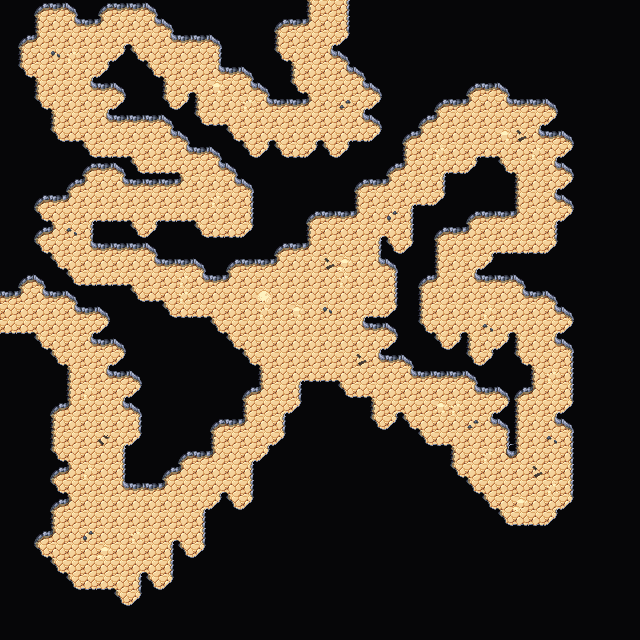

A 2D game scene composited from a Tiled map and its tileset images. What follows is a short description and the map's XML, with each tile layer's data collapsed to a summary:
An orthogonal 40x40 tile map with 16x16 px tiles, 4 tile layers (Collision, Background, Walls, Clutter), 2 tilesets and 2 objects.

<map version="1.5" tiledversion="1.7.2" orientation="orthogonal" renderorder="right-down" width="40" height="40" tilewidth="16" tileheight="16" infinite="0" nextlayerid="7" nextobjectid="62">
 <editorsettings>
  <export target="wastetown..tmx" format="tmx" />
 </editorsettings>
 <tileset firstgid="1" source="../../../tileset/main.tsx" />
 <tileset firstgid="3477" source="../../../tileset/buildings.tsx" />
 <layer id="6" name="Collision" width="40" height="40">
  <data>[1600 cells, 0 non-empty, 0 distinct tile ids]</data>
 </layer>
 <layer id="1" name="Background" width="40" height="40">
  <data>[1600 cells, 1600 non-empty, 1 distinct tile ids]</data>
 </layer>
 <layer id="2" name="Walls" width="40" height="40">
  <data>[1600 cells, 1299 non-empty, 17 distinct tile ids]</data>
 </layer>
 <layer id="3" name="Clutter" width="40" height="40">
  <properties>
   <property name="spriteLayer" type="bool" value="true" />
  </properties>
  <data>[1600 cells, 43 non-empty, 14 distinct tile ids]</data>
 </layer>
 <objectgroup id="4" name="Objects">
  <object id="59" template="../../../obj/door_right.tx" x="1.16667" y="319.833">
   <properties>
    <property name="teleport" value="../common/maps/map/cave/cave_multilevel_4/cave_23F3.tmx" />
    <property name="teleportObjectId" value="60" />
   </properties>
  </object>
  <object id="61" template="../../../obj/door_down.tx" x="319.333" y="19.3333">
   <properties>
    <property name="teleport" value="../common/maps/map/cave/cave_multilevel_4/cave_23E4.tmx" />
    <property name="teleportObjectId" value="62" />
   </properties>
  </object>
 </objectgroup>
</map>
